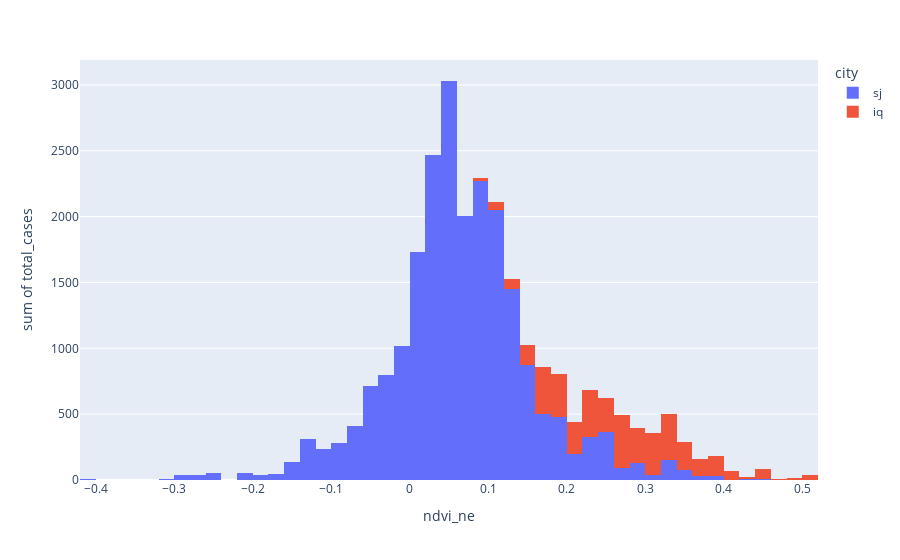

Source (notebook cell):
### Code cell
px.histogram(merged_df, x='ndvi_ne', y='total_cases', color='city')

### Figure 1 — Plotly figure (JSON) as saved in the notebook; plotly's stock layout.template omitted (floating-point values rounded to 4 significant figures; data arrays with more than 128 entries replaced by an {"elided": "..."} marker saying what was removed)
{"data": [{"alignmentgroup": "True", "bingroup": "x", "histfunc": "sum", "hovertemplate": "city=sj<br>ndvi_ne=%{x}<br>sum of total_cases=%{y}<extra></extra>", "legendgroup": "sj", "marker": {"color": "#636efa", "pattern": {"shape": ""}}, "name": "sj", "offsetgroup": "sj", "orientation": "v", "showlegend": true, "type": "histogram", "x": {"elided": "936 float values"}, "xaxis": "x", "y": {"elided": "936 int values"}, "yaxis": "y"}, {"alignmentgroup": "True", "bingroup": "x", "histfunc": "sum", "hovertemplate": "city=iq<br>ndvi_ne=%{x}<br>sum of total_cases=%{y}<extra></extra>", "legendgroup": "iq", "marker": {"color": "#EF553B", "pattern": {"shape": ""}}, "name": "iq", "offsetgroup": "iq", "orientation": "v", "showlegend": true, "type": "histogram", "x": {"elided": "520 float values"}, "xaxis": "x", "y": {"elided": "520 int values"}, "yaxis": "y"}], "layout": {"barmode": "relative", "legend": {"title": {"text": "city"}, "tracegroupgap": 0}, "margin": {"t": 60}, "xaxis": {"anchor": "y", "domain": [0, 1], "title": {"text": "ndvi_ne"}}, "yaxis": {"anchor": "x", "domain": [0, 1], "title": {"text": "sum of total_cases"}}}}
